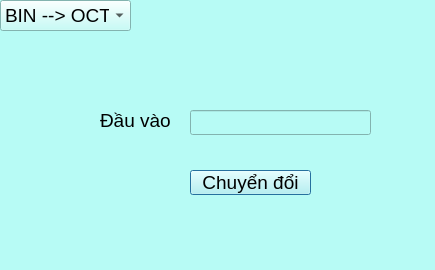
<?xml version="1.0" encoding="UTF-8"?>
<ui version="4.0">
 <class>main_start</class>
 <widget class="QDialog" name="main_start">
  <property name="geometry">
   <rect>
    <x>0</x>
    <y>0</y>
    <width>435</width>
    <height>270</height>
   </rect>
  </property>
  <property name="windowTitle">
   <string>CDHS</string>
  </property>
  <property name="styleSheet">
   <string notr="true">background-color: rgb(183, 251, 245);</string>
  </property>
  <widget class="QLabel" name="label">
   <property name="geometry">
    <rect>
     <x>100</x>
     <y>100</y>
     <width>81</width>
     <height>41</height>
    </rect>
   </property>
   <property name="font">
    <font>
     <pointsize>14</pointsize>
    </font>
   </property>
   <property name="text">
    <string>Đầu vào</string>
   </property>
  </widget>
  <widget class="QLineEdit" name="lineEdit">
   <property name="geometry">
    <rect>
     <x>190</x>
     <y>110</y>
     <width>181</width>
     <height>25</height>
    </rect>
   </property>
   <property name="font">
    <font>
     <pointsize>14</pointsize>
    </font>
   </property>
  </widget>
  <widget class="QPushButton" name="chuyendoi">
   <property name="geometry">
    <rect>
     <x>190</x>
     <y>170</y>
     <width>121</width>
     <height>25</height>
    </rect>
   </property>
   <property name="font">
    <font>
     <pointsize>14</pointsize>
    </font>
   </property>
   <property name="text">
    <string>Chuyển đổi</string>
   </property>
  </widget>
  <widget class="QComboBox" name="comboBox">
   <property name="geometry">
    <rect>
     <x>0</x>
     <y>0</y>
     <width>131</width>
     <height>31</height>
    </rect>
   </property>
   <property name="font">
    <font>
     <pointsize>14</pointsize>
    </font>
   </property>
   <item>
    <property name="text">
     <string>BIN --&gt; OCT</string>
    </property>
   </item>
   <item>
    <property name="text">
     <string>BIN --&gt; DEC</string>
    </property>
   </item>
   <item>
    <property name="text">
     <string>BIN --&gt; HEX</string>
    </property>
   </item>
   <item>
    <property name="text">
     <string>OCT --&gt; BIN</string>
    </property>
   </item>
   <item>
    <property name="text">
     <string>OCT --&gt; DEC</string>
    </property>
   </item>
   <item>
    <property name="text">
     <string>OCT --&gt; HEX</string>
    </property>
   </item>
   <item>
    <property name="text">
     <string>HEX --&gt; BIN</string>
    </property>
   </item>
   <item>
    <property name="text">
     <string>HEX --&gt; OCT</string>
    </property>
   </item>
   <item>
    <property name="text">
     <string>HEX --&gt; DEC</string>
    </property>
   </item>
  </widget>
 </widget>
 <resources/>
 <connections/>
</ui>
